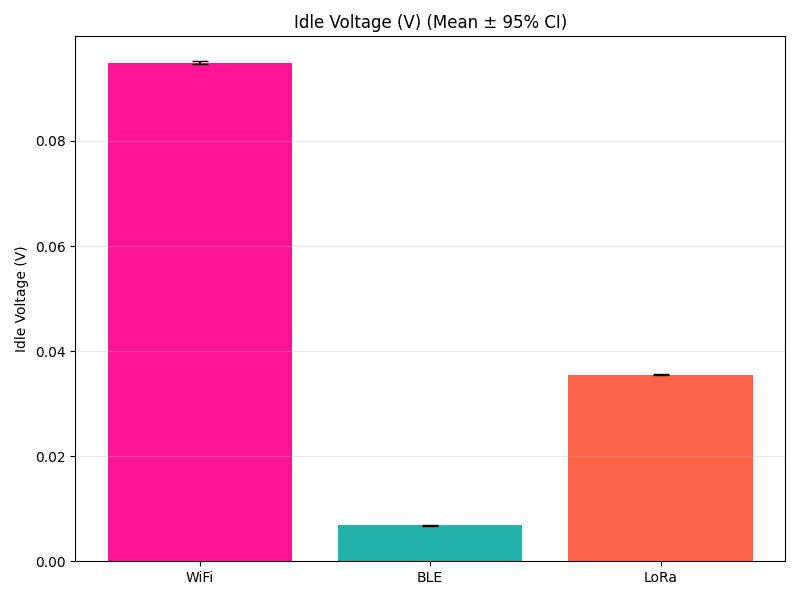

Write Python code to recreate this figure.
import os
import pandas as pd
import numpy as np
import matplotlib.pyplot as plt

# ---------------- CONFIG ----------------
DATASETS = {
    "WiFi": "/Users/jude/Documents/GitHub/BTR/data analysis/WiFi (all in one)/tx/final analysis/rephased data",
    "BLE":  "/Users/jude/Documents/GitHub/BTR/data analysis/BLE (all in one)/tx/final analysis/rephased data",
    "LoRa": "/Users/jude/Documents/GitHub/BTR/data analysis/LoRa (all in one)/tx/final analysis/rephased data",
}

# ----------------------------------------

V_supply = {}
V_supply["WiFi"] = 5.013517
V_supply["BLE"] = 5.013517
V_supply["LoRa"] = 5.011090

# ---------------- HELPERS ----------------

def load_file(path):
    with open(path) as f:
        lines = f.readlines()

    meter_idx = next(i for i, l in enumerate(lines) if "# METER" in l)

    df = pd.read_csv(path, skiprows=meter_idx + 1)
    df.columns = [c.strip() for c in df.columns]

    df["timestamp"] = pd.to_datetime(df["timestamp"], errors="coerce")
    df["v_shunt"] = df["v_shunt"].astype(float)
    df["current"] = df["current"].astype(float)

    if "phase" not in df.columns:
        raise ValueError(f"No phase column in {path}")

    df = df.dropna(subset=["timestamp"])

    return df


# ---------------- IDLE METRICS ----------------

def compute_idle_metrics(df, v_supply):
    """
    Returns:
        mean_voltage (V)
        mean_power (W)
    """

    idle_df = df[df["phase"].str.contains("idle", case=False, na=False)].copy()

    if len(idle_df) < 2:
        return np.nan, np.nan

    v = idle_df["v_shunt"].values
    i = idle_df["current"].values
    p = v_supply * i # device power


    mean_voltage = np.mean(v)
    mean_power = np.mean(p)
    mean_current = np.mean(i)

    return mean_voltage, mean_power, mean_current


# ---------------- PROCESS ----------------

def process_dataset(folder, v_supply):
    voltages = []
    powers = []
    currents = []

    for f in os.listdir(folder):
        if not f.endswith(".csv"):
            continue

        path = os.path.join(folder, f)

        df = load_file(path)

        v, p, i = compute_idle_metrics(df, v_supply)

        if not np.isnan(v):
            voltages.append(v)
        if not np.isnan(p):
            powers.append(p)
        if not np.isnan(i):
            currents.append(i)

    return np.array(voltages), np.array(powers), np.array(currents)


# ---------------- SUMMARY ----------------

def summarize(arr):
    mean = np.mean(arr)
    std = np.std(arr)
    n = len(arr)

    ci95 = 1.96 * std / np.sqrt(n)

    return mean, std, ci95


# ---------------- PLOT ----------------

def plot(results, ylabel, scale=1):
    labels = list(results.keys())

    means = [results[k][0] * scale for k in labels]
    ci95s = [results[k][2] * scale for k in labels]

    x = np.arange(len(labels))

    plt.figure(figsize=(8, 6))

    plt.bar(
        x,
        means,
        yerr=ci95s,
        color=["deeppink", "lightseagreen", "tomato"],
        capsize=6
    )

    plt.xticks(x, labels)
    plt.ylabel(ylabel)
    plt.title(f"{ylabel} (Mean ± 95% CI)")

    plt.grid(axis="y", alpha=0.3)

    plt.tight_layout()
    plt.show()


# ---------------- RUN ----------------

def main():
    voltage_results = {}
    power_results = {}
    current_results = {}

    for name, path in DATASETS.items():
        print(f"\nProcessing {name}...")

        voltages, powers, currents = process_dataset(path, V_supply[name])

        v_mean, v_std, v_ci = summarize(voltages)
        p_mean, p_std, p_ci = summarize(powers)
        i_mean, i_std, i_ci = summarize(currents)

        voltage_results[name] = (v_mean, v_std, v_ci)
        power_results[name] = (p_mean, p_std, p_ci)
        current_results[name] = (i_mean, i_std, i_ci)

        print(f"{name}:")
        print(f"  Voltage: mean={v_mean:.6e} V, ci95={v_ci:.6e}")
        print(f"  Power:   mean={p_mean:.6e} W, ci95={p_ci:.6e}")
        print(f"  Current: mean={i_mean:.6e} A, ci95={i_ci:.6e}")

    # ---- PLOTS ----
    plot(voltage_results, "Idle Voltage (V)")
    plot(current_results, "Idle Current (mA)", scale=1e3)
    plot(power_results, "Idle Power (W)")


if __name__ == "__main__":
    main()
